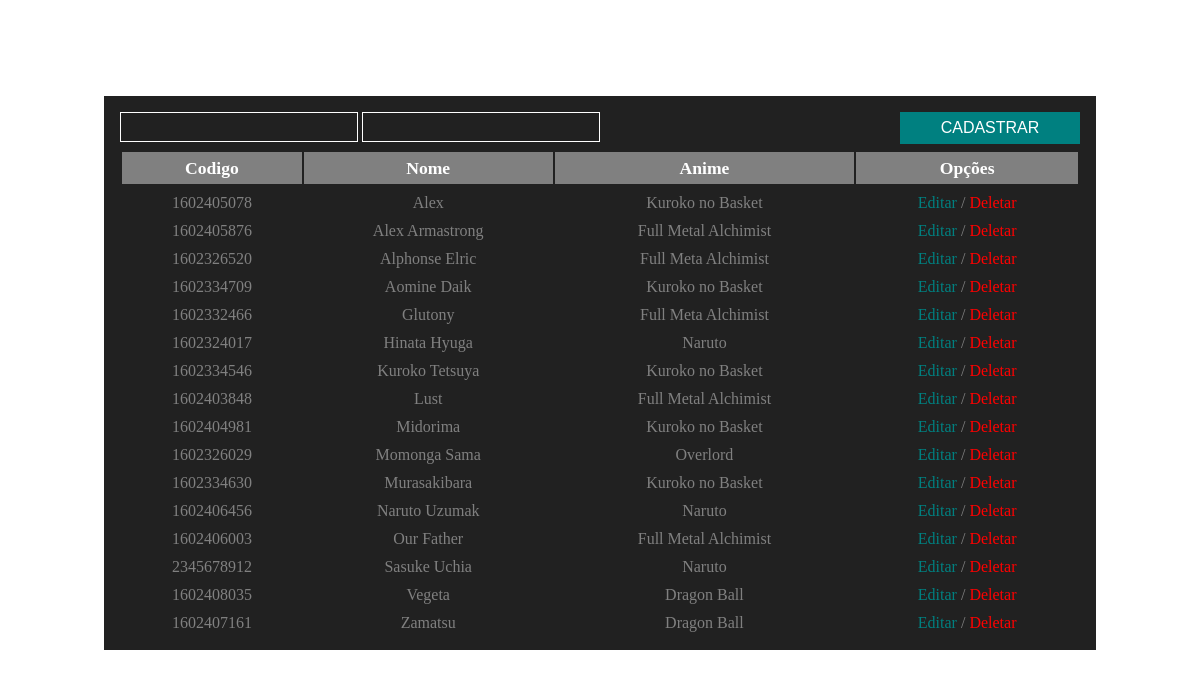
The page / on the database its author committed.
### tables this page shows
CREATE TABLE `personagem` (
  `Id_P` varchar(200) NOT NULL,
  `Nome` varchar(100) NOT NULL,
  `Anime` varchar(100) NOT NULL
);

### model/conexao.php (called while the page is built, shortened)
<?php
try{
    class Conexao{
        public function __construct($dbname,$host,$char,$root,$pass){
            $this->conexao = new PDO("mysql:dbname={$dbname};host={$host};charset={$char}",$root,$pass);
        }
    }
}catch(PDOException $e){
    print('Error '.$e->getMessage());
}

### public/tableview.php (the view)
<tbody>
	<td><?=$stmt->Id_P?></td>
	<td><?=$stmt->Nome?></td>
	<td><?=$stmt->Anime?></td>
	<td><a href="index.php?IdUp=<?=$stmt->Id_P?>" class="edit">Editar</a> / <a href="index.php?del&id=<?=$stmt->Id_P?>" class="del">Deletar</a></td>
</tbody>

### index.php (shortened to what this page needs)
<?php require 'model/crud.php';?>
<!DOCTYPE html>
<head>
    <link rel="stylesheet" type="text/css" href="assets/style.css">
</head>
<body>
	<section class="container">
		<form method="post" action="<?php require'public/formCond.php';?>">
			<input type="text" name="nome" value="<?php require'public/nameCond.php';?>">
			<input type="text" name="anime" value="<?php require'public/animeCond.php';?>">
			<input type="submit" value="<?php require'public/btnCond.php';?>" name="submit">
		</form>
		<table>
			<thead>
				<th>Codigo</th>
				<th>Nome</th>
				<th>Anime</th>
				<th>Opções</th>
			</thead>
			<?php $crud->Read()?>
		</table>
	</section>
</body>
</html>

### public/formCond.php
<?php
if(isset($_GET['IdUp']) && !empty($_GET['IdUp'])):print('index.php?idu='.$crud->command->Id_P);else:print('index.php');endif;

### public/btnCond.php
<?php if(isset($_GET['IdUp'])  && !empty($_GET['IdUp'])):print('ACTUALIZAR');else:print('CADASTRAR');endif;

### model/crud.php (shortened to what this page needs)
<?php
class CRUD extends Dados{
    public function Read(){
        $cmd = $this->conexao->query("SELECT *FROM personagem ORDER BY Nome");
        while($stmt = $cmd->fetch()):
        require 'public/tableview.php';
        endwhile;
    }
}

### assets/style.css (style rules this page uses)
* { margin:0 auto; padding: 0; }
section.container { background: #212121; width: 80%; margin-top: 12vh; padding:16px; }
table { width: 100%; text-align: center; font-size: 16px; margin-top: 8px; }
table td { color:grey; padding-top: 8px; }
table th { height: 4vh; font-size: 1.1em; background: grey; color:#fff; }
input[type=text] { height: 3.5vh; width: 19vw; background: transparent; border:1px solid #fff; color:#fff; padding-left: 8px; }
input[type=submit] { height: 4vh; width: 15vw; border:none; cursor: pointer; float: right; background: teal; color:#fff; font-size: 16px; }
a.edit { text-decoration:none; color:teal; }
a.del { text-decoration: none; color:red; }

### rows shown on the page
personagem: Id_P "1602405078", Nome "Alex", Anime "Kuroko no Basket"
personagem: Id_P "1602405876", Nome "Alex Armastrong", Anime "Full Metal Alchimist"
personagem: Id_P "1602326520", Nome "Alphonse Elric", Anime "Full Meta Alchimist"
personagem: Id_P "1602334709", Nome "Aomine Daik", Anime "Kuroko no Basket"
personagem: Id_P "1602332466", Nome "Glutony", Anime "Full Meta Alchimist"
personagem: Id_P "1602324017", Nome "Hinata Hyuga", Anime "Naruto"
personagem: Id_P "1602334546", Nome "Kuroko Tetsuya", Anime "Kuroko no Basket"
personagem: Id_P "1602403848", Nome "Lust", Anime "Full Metal Alchimist"
personagem: Id_P "1602404981", Nome "Midorima", Anime "Kuroko no Basket"
personagem: Id_P "1602326029", Nome "Momonga Sama", Anime "Overlord"
personagem: Id_P "1602334630", Nome "Murasakibara", Anime "Kuroko no Basket"
personagem: Id_P "1602406456", Nome "Naruto Uzumak", Anime "Naruto"
personagem: Id_P "1602406003", Nome "Our Father", Anime "Full Metal Alchimist"
personagem: Id_P "2345678912", Nome "Sasuke Uchia", Anime "Naruto"
personagem: Id_P "1602408035", Nome "Vegeta", Anime "Dragon Ball"
personagem: Id_P "1602407161", Nome "Zamatsu", Anime "Dragon Ball"
